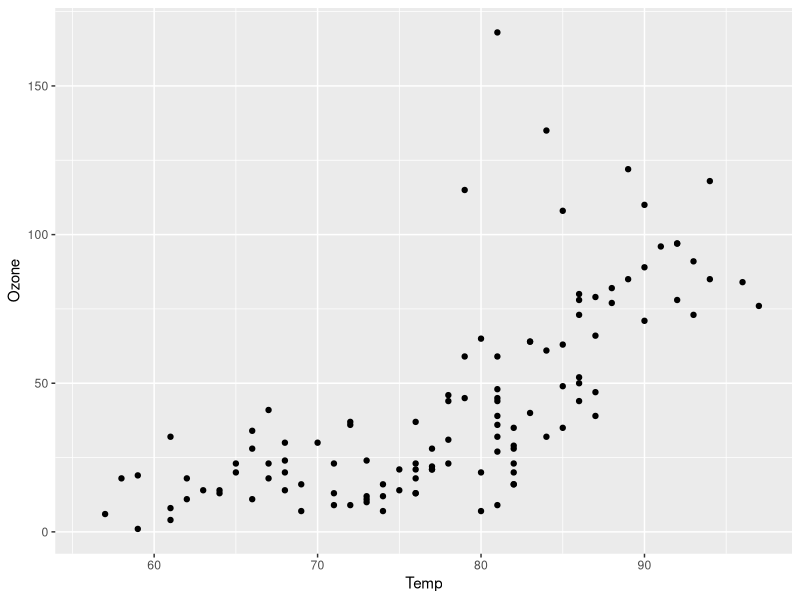
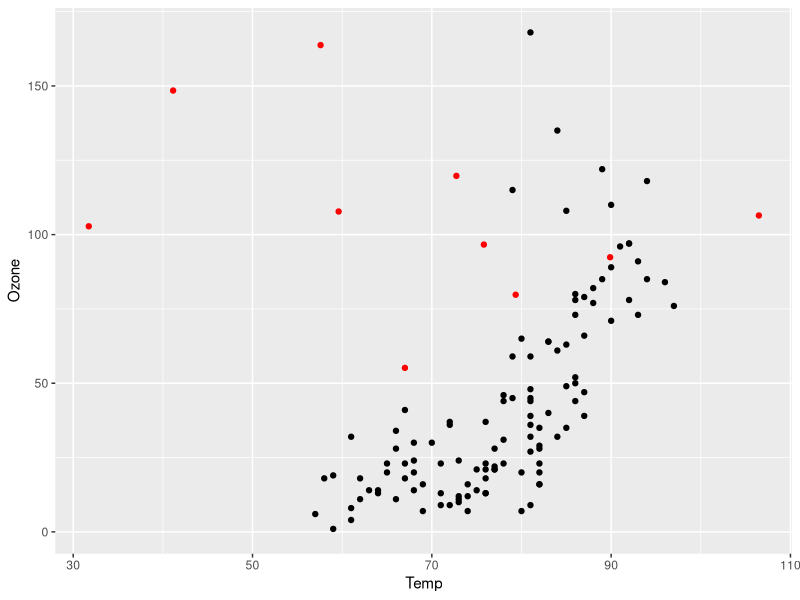
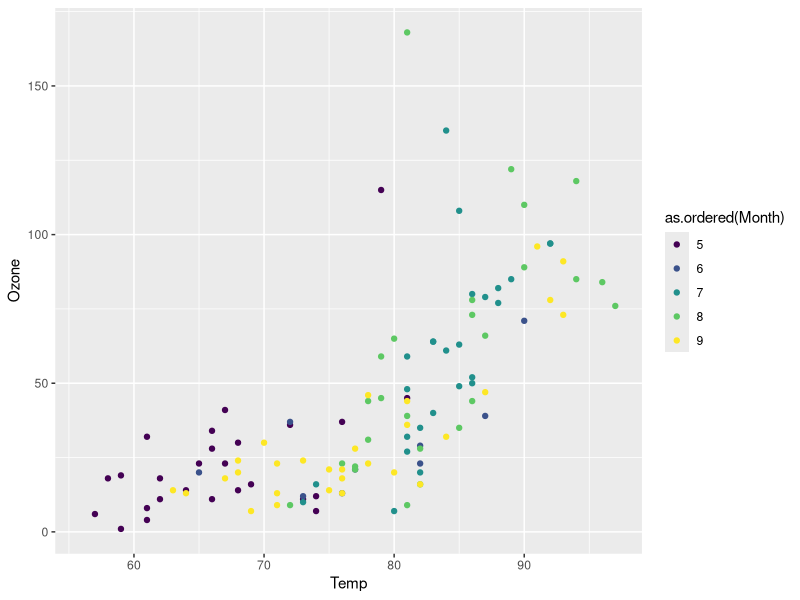
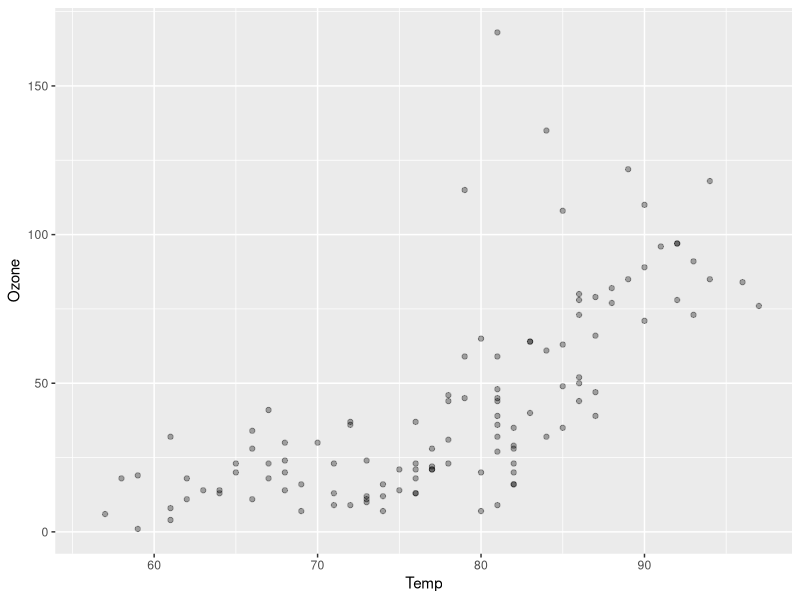
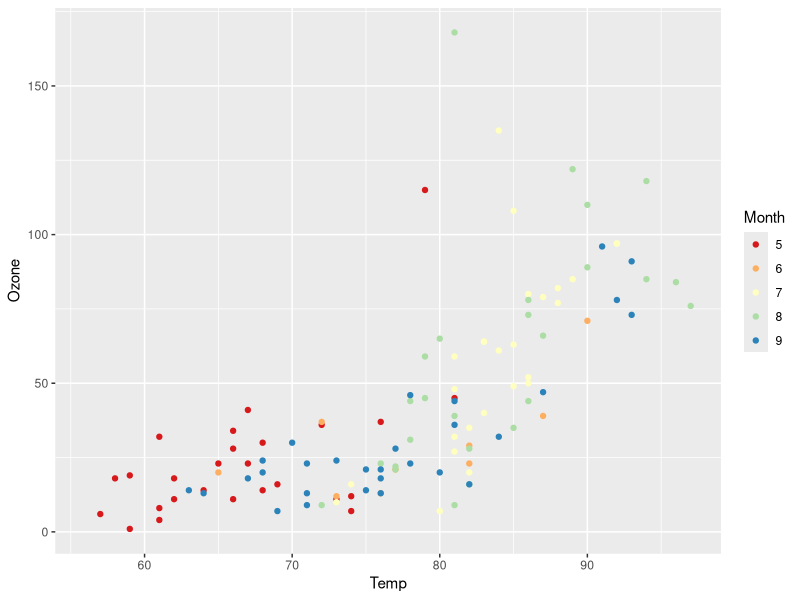
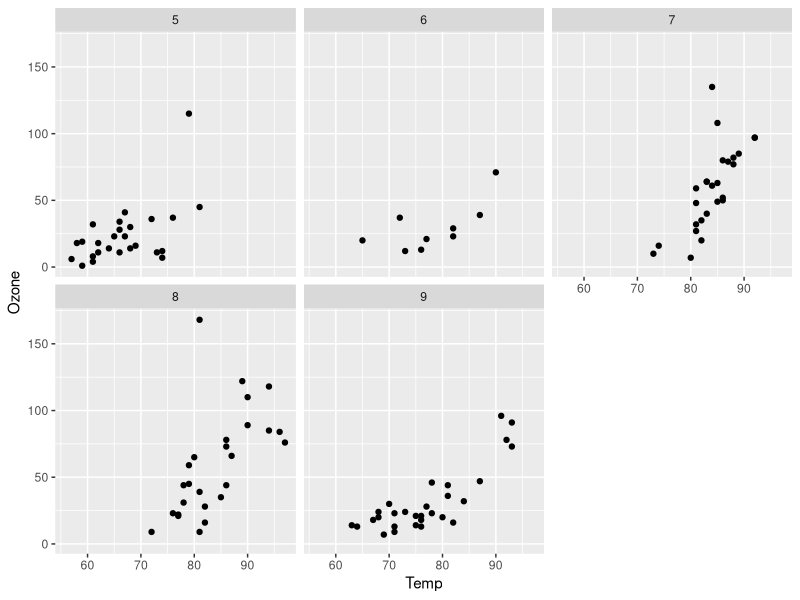
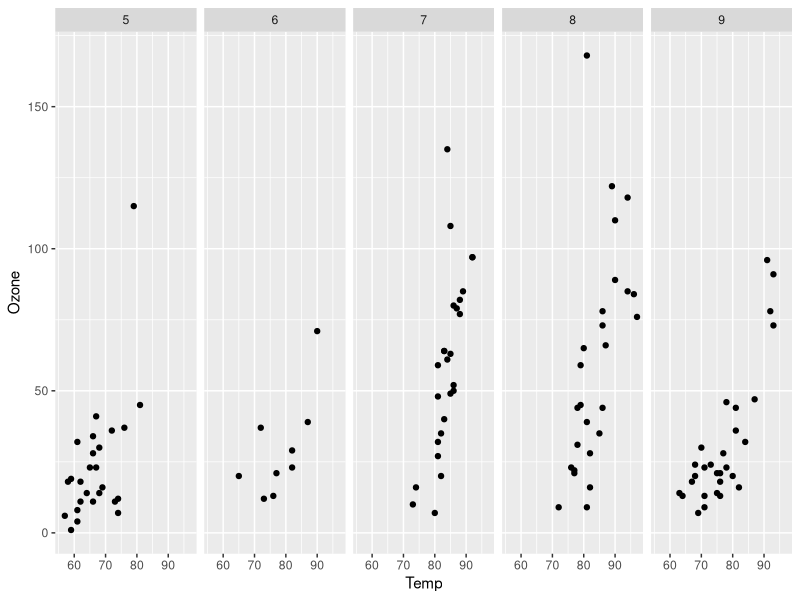
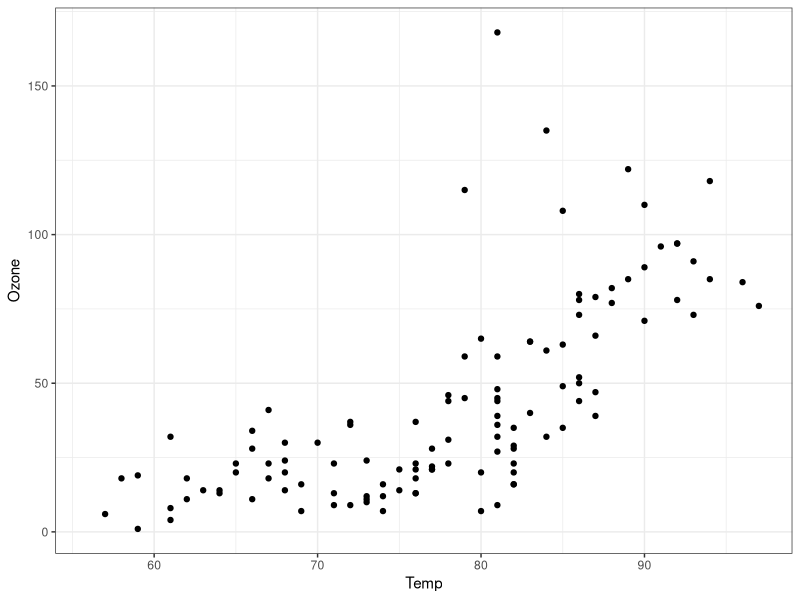

Recreate these plots in R, in order.
## ---- chunk 1
knitr::opts_chunk$set(R.options = list(max.print = 50))
set.seed(10042019)
## ---- chunk 2
head(airquality)
## ---- chunk 3
library(ggplot2)

ggplot(airquality, aes(x = Temp, y = Ozone)) + geom_point()
## ---- chunk 4
random_data <- data.frame(rand_x = rnorm(10, mean = 75,
                                         sd = 20),
                          rand_y = rnorm(10, mean = 100,
                                         sd = 30))

ggplot() +
    geom_point(aes(x = Temp, y = Ozone), data = airquality) +
    geom_point(aes(x = rand_x, y = rand_y), color = 'red',
               data = random_data)
## ---- chunk 5
# here we only pass the dataset to ggplot() and define the aesthetic mapping in the geom layer
ggplot(airquality) +
    geom_point(aes(x = Temp, y = Ozone,
                   color = as.ordered(Month)))
## ---- chunk 6
ggplot(airquality, aes(x = Temp, y = Ozone)) +
  geom_point(alpha = 0.33)  # alpha of 0 is invisible
                            # 1 is opaque
## ---- chunk 7
ggplot(airquality) +
    geom_point(aes(x = Temp, y = Ozone,
                   color = as.ordered(Month))) +
    scale_color_brewer(palette = 'Spectral',
                       guide = guide_legend(title = 'Month'))
## ---- chunk 8
# make a plot for each month. convert to ordered factor before
ggplot(airquality) +
    geom_point(aes(x = Temp, y = Ozone)) +
    facet_wrap(~ as.ordered(Month))
## ---- chunk 9
ggplot(airquality) +
    geom_point(aes(x = Temp, y = Ozone)) +
    facet_wrap(~ as.ordered(Month), nrow = 1)
## ---- chunk 10
ggplot(airquality, aes(x = Temp, y = Ozone)) + geom_point() +
    theme_bw()
## ---- chunk 11
ggplot(airquality, aes(x = Temp, y = Ozone)) + geom_point() +
    theme(axis.title = element_blank(),
          axis.ticks = element_blank(),
          axis.text = element_blank())
## ---- chunk 12
ggplot(airquality, aes(x = Temp, y = Ozone, color = Month)) +
  geom_point()
## ---- chunk 13
ggplot(airquality, aes(x = Temp, y = Ozone,
                       color = as.factor(Month))) +
  geom_point()
## ---- chunk 14
library(maps)
library(sf)

worldmap_data <- st_as_sf(map('world', plot = FALSE,
                              fill = TRUE))
## ---- chunk 15
ggplot() + geom_sf(data = worldmap_data) +
    coord_sf(xlim = c(-20, 50), ylim = c(30, 70))
## ---- chunk 16
library(dplyr)
library(ggplot2)  # for the "msleep" example dataset

group_by(msleep, vore) %>% count()
## ---- chunk 17
# 1. group and count by variables "vore" and "order"
# 2. ungroup and show only a sample of 5 rows
group_by(msleep, vore, order) %>% count() %>%
    ungroup() %>% sample_n(5)                  
